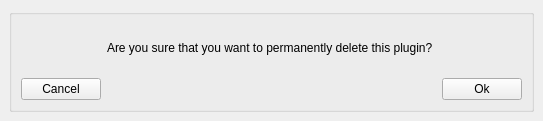
<?xml version="1.0" encoding="UTF-8"?>
<ui version="4.0">
 <class>PluginDeletionWarning</class>
 <widget class="QMainWindow" name="PluginDeletionWarning">
  <property name="geometry">
   <rect>
    <x>0</x>
    <y>0</y>
    <width>515</width>
    <height>121</height>
   </rect>
  </property>
  <property name="windowTitle">
   <string>MainWindow</string>
  </property>
  <widget class="QWidget" name="plugin_deletion_warning_widget">
   <layout class="QGridLayout" name="gridLayout_2">
    <item row="0" column="0">
     <widget class="QGroupBox" name="project_deletion_warning_groupbox">
      <property name="title">
       <string/>
      </property>
      <layout class="QGridLayout" name="gridLayout">
       <item row="0" column="2">
        <spacer name="right_spacer">
         <property name="orientation">
          <enum>Qt::Horizontal</enum>
         </property>
         <property name="sizeHint" stdset="0">
          <size>
           <width>40</width>
           <height>20</height>
          </size>
         </property>
        </spacer>
       </item>
       <item row="4" column="2">
        <widget class="QPushButton" name="ok_pushbutton">
         <property name="text">
          <string>Ok</string>
         </property>
        </widget>
       </item>
       <item row="0" column="1">
        <widget class="QLabel" name="label">
         <property name="text">
          <string>Are you sure that you want to permanently delete this plugin? </string>
         </property>
        </widget>
       </item>
       <item row="0" column="0">
        <spacer name="left_spacer">
         <property name="orientation">
          <enum>Qt::Horizontal</enum>
         </property>
         <property name="sizeHint" stdset="0">
          <size>
           <width>40</width>
           <height>20</height>
          </size>
         </property>
        </spacer>
       </item>
       <item row="4" column="0">
        <widget class="QPushButton" name="cancel_pushbutton">
         <property name="text">
          <string>Cancel</string>
         </property>
        </widget>
       </item>
      </layout>
     </widget>
    </item>
   </layout>
  </widget>
 </widget>
 <resources/>
 <connections/>
</ui>
